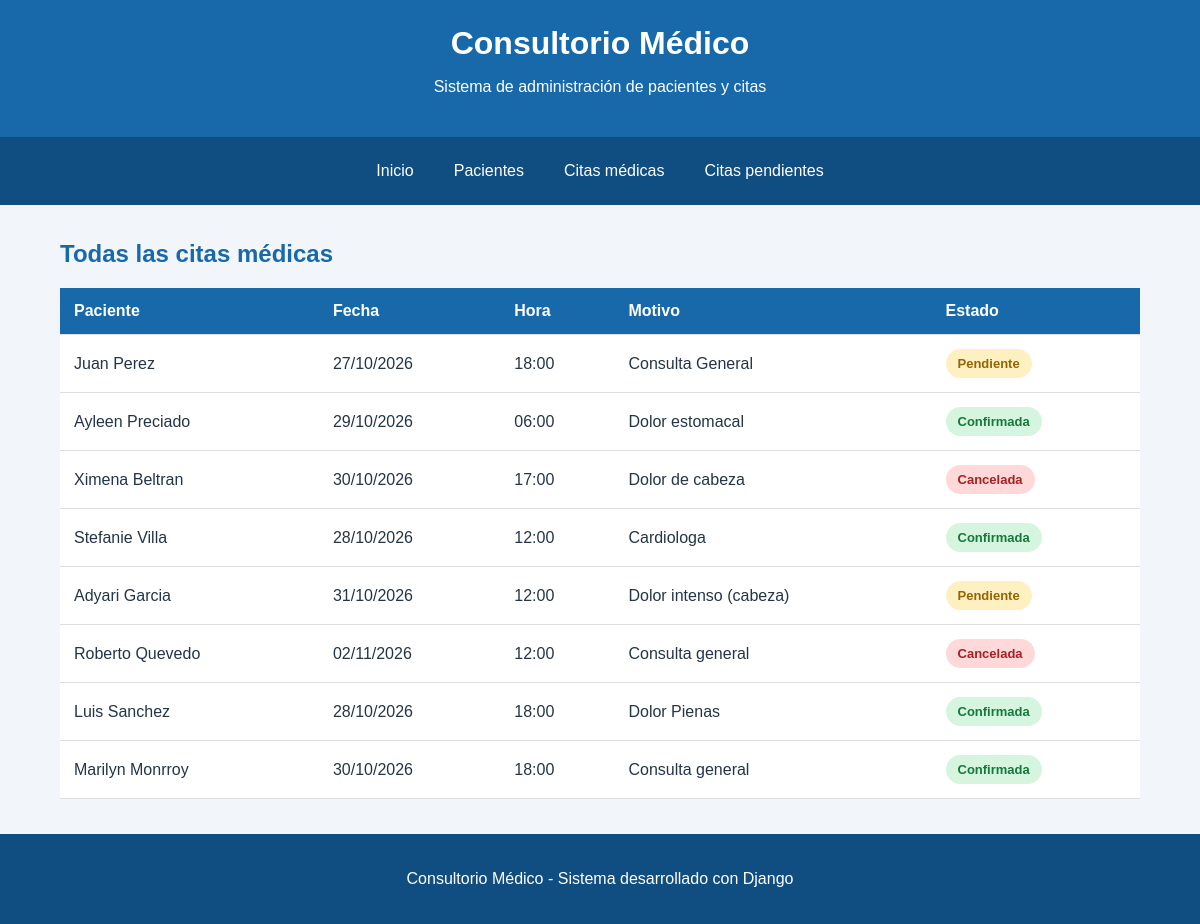
Page /citas/ on the committed database.
### citas/models.py (models this page shows, shortened)
class Cita(models.Model):
    ESTADOS = [
        ('Pendiente', 'Pendiente'),
        ('Confirmada', 'Confirmada'),
        ('Cancelada', 'Cancelada'),
    ]
    paciente = models.ForeignKey(
        Paciente,
        on_delete=models.CASCADE,
        related_name='citas'
    )
    fecha = models.DateField()
    hora = models.TimeField()
    motivo = models.CharField(max_length=200)
    estado = models.CharField(
        max_length=20,
        choices=ESTADOS,
        default='Pendiente'
    )

class Paciente(models.Model):
    nombre = models.CharField(max_length=100)
    apellido = models.CharField(max_length=100)
    edad = models.IntegerField()
    telefono = models.CharField(max_length=20)
    correo = models.EmailField()

### citas/views.py (the view)
# urls.py: path('citas/', views.lista_citas, name='lista_citas'),
def lista_citas(request):
    citas = Cita.objects.select_related('paciente').all()
    return render(request, 'citas/citas.html', {
        'citas': citas,
        'titulo': 'Todas las citas médicas'
    })

### citas/templates/citas/citas.html
{% extends 'citas/base.html' %}
{% block contenido %}
<h2>{{ titulo }}</h2>
<div class="tabla-contenedor">
    <table>
        <thead>
            <tr>
                <th>Paciente</th>
                <th>Fecha</th>
                <th>Hora</th>
                <th>Motivo</th>
                <th>Estado</th>
            </tr>
        </thead>
        <tbody>
            {% for cita in citas %}
            <tr>
                <td>{{ cita.paciente.nombre }} {{ cita.paciente.apellido }}</td>
                <td>{{ cita.fecha|date:"d/m/Y" }}</td>
                <td>{{ cita.hora|time:"H:i" }}</td>
                <td>{{ cita.motivo }}</td>
                <td>
                    <span class="estado {{ cita.estado|lower }}">
                        {{ cita.estado }}
                    </span>
                </td>
            </tr>
            {% empty %}
            <tr>
                <td colspan="5">No hay citas registradas.</td>
            </tr>
            {% endfor %}
        </tbody>
    </table>
</div>
{% endblock %}

### citas/static/citas/estilos.css (style rules this page uses)
* { box-sizing: border-box; }
body { margin: 0; font-family: Arial, sans-serif; background-color: #f2f5f9; color: #253448; }
h2 { color: #1769aa; }
.tabla-contenedor { overflow-x: auto; margin: 20px 0; }
table { width: 100%; border-collapse: collapse; background-color: white; min-width: 600px; }
th, td { padding: 14px; text-align: left; border-bottom: 1px solid #ddd; }
th { background-color: #1769aa; color: white; }
.estado { display: inline-block; padding: 7px 12px; border-radius: 20px; font-weight: bold; font-size: 13px; }
.pendiente { background-color: #fff0c2; color: #926500; }
.confirmada { background-color: #d5f5df; color: #16783a; }
.cancelada { background-color: #ffd9d9; color: #a52121; }

### rows in the picture
Cita: paciente.nombre "Juan", paciente.apellido "Perez", fecha "27/10/2026", hora "18:00", motivo "Consulta General", estado "Pendiente"
Cita: paciente.nombre "Ayleen", paciente.apellido "Preciado", fecha "29/10/2026", hora "06:00", motivo "Dolor estomacal", estado "Confirmada"
Cita: paciente.nombre "Ximena", paciente.apellido "Beltran", fecha "30/10/2026", hora "17:00", motivo "Dolor de cabeza", estado "Cancelada"
Cita: paciente.nombre "Stefanie", paciente.apellido "Villa", fecha "28/10/2026", hora "12:00", motivo "Cardiologa", estado "Confirmada"
Cita: paciente.nombre "Adyari", paciente.apellido "Garcia", fecha "31/10/2026", hora "12:00", motivo "Dolor intenso (cabeza)", estado "Pendiente"
Cita: paciente.nombre "Roberto", paciente.apellido "Quevedo", fecha "02/11/2026", hora "12:00", motivo "Consulta general", estado "Cancelada"
Cita: paciente.nombre "Luis", paciente.apellido "Sanchez", fecha "28/10/2026", hora "18:00", motivo "Dolor Pienas", estado "Confirmada"
Cita: paciente.nombre "Marilyn", paciente.apellido "Monrroy", fecha "30/10/2026", hora "18:00", motivo "Consulta general", estado "Confirmada"

### other values in the picture
{{ titulo }} "Todas las citas médicas"
